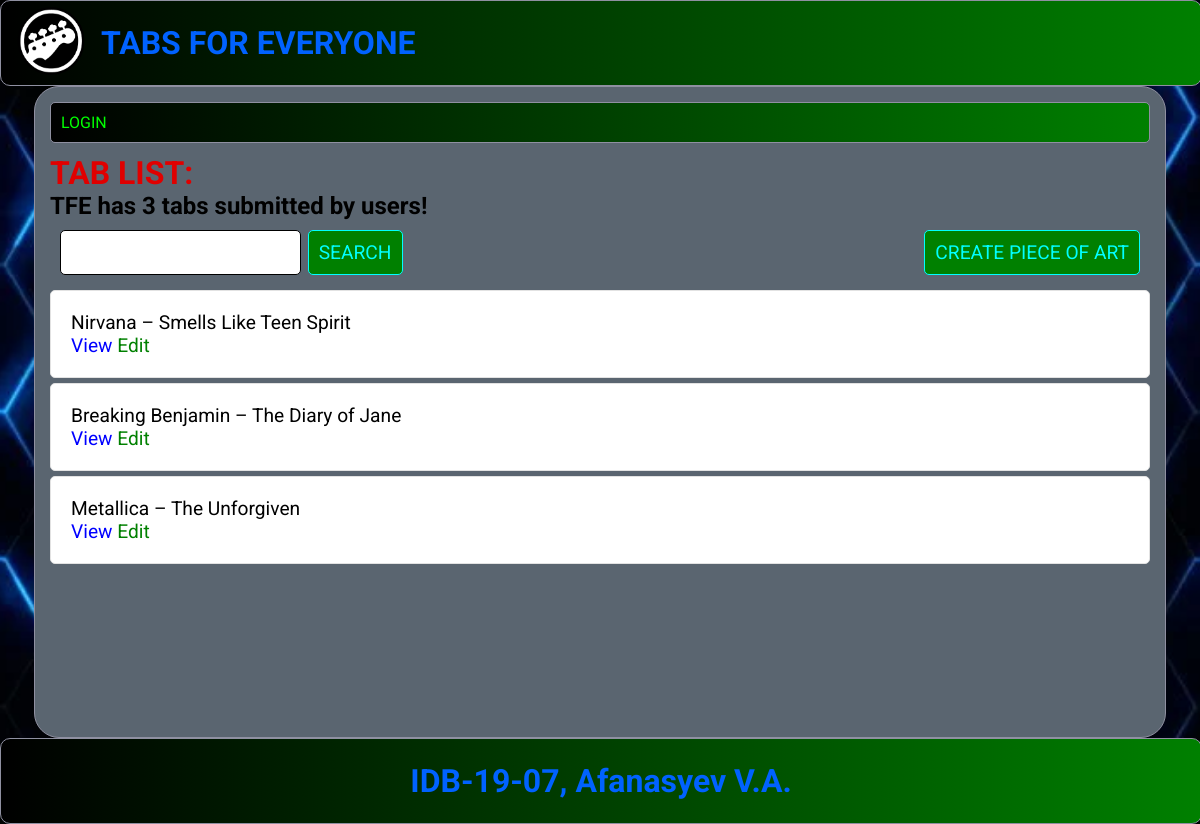
Before: / with the older database file.
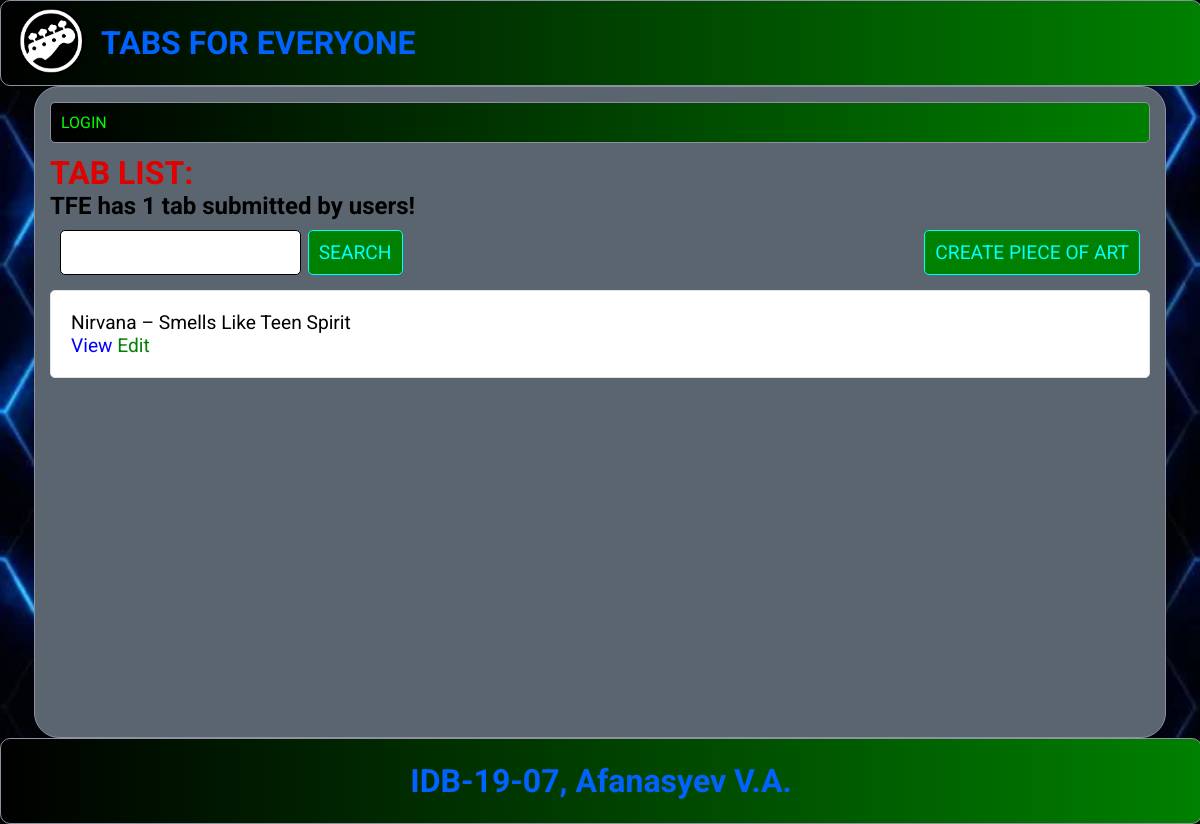
After: the same page with the newer database file.
### tfe/models.py (models this page shows, shortened)
class Tab(models.Model):
    user = models.ForeignKey(User, on_delete=models.CASCADE, null=True, blank=True)
    time = models.DateTimeField(auto_now_add=True)
    band = models.CharField(max_length=100)
    album = models.CharField(max_length=100, null=True)
    title = models.CharField(max_length=100)
    instrument = models.CharField(max_length=100)
    description = models.TextField(null=True, blank=True)
    tab_image = models.ImageField(upload_to='images/')
    audio_file = models.FileField()

### tfe/views.py (the view)
# urls.py: path('', TabList.as_view(), name='tabs'),
class TabList(ListView):
    model = Tab
    context_object_name = 'tabs'
    template_name = 'tfe/index.html'
    def get_context_data(self, *, object_list=None, **kwargs):
        context = super().get_context_data(**kwargs)
        context['tab_count'] = context['tabs'].count()
        title_search_input = self.request.GET.get('search_area') or ''
        if title_search_input:
            context['tabs'] = context['tabs'].filter(
                title__startswith=title_search_input,
            )
        context['title_search_input'] = title_search_input
        return context

### tfe/templates/tfe/index.html
{% extends 'tfe/main.html' %}
{% block content %}
    <div class="user-bar">
        {% if request.user.is_authenticated %}
            <p>YOU ARE LOGGED IN AS: {{ request.user }}</p>
            <a href="{% url 'tfe:logout' %}">LOGOUT</a>
        {% else %}
            <a href="{% url 'tfe:login' %}">LOGIN</a>
        {% endif %}
    </div>
    <h1 style="color: #e00000" class="tab-list-text">TAB LIST:</h1>
    {% if tab_count > 0 %}
        <h2>TFE has {{ tab_count }} tab{{ tab_count|pluralize:"s" }} submitted by users!</h2>
    {% endif %}
    <div class="search-create-wrapper">
        <form method="GET" class="search-area">
            <input type="text" name="search_area" value="{{ search_input }}">
            <input style="margin-left: 2%;" class="custom-button" type="submit" value="SEARCH">
        </form>
        <a class="custom-button" href="{% url 'tfe:tab_create' %}">CREATE PIECE OF ART</a>
    </div>
    <div class="tab-list-wrapper">
        {% for tab in tabs %}
            <div class="tab-wrapper">
                <div class="tab-band-title">
                    <p>{{ tab.band }} – {{ tab.title }}</p>
                    <a style="color: blue" href="{% url 'tfe:tab' tab.id %}">View</a>
                    <a style="color: green" href="{% url 'tfe:tab_update' tab.id %}">Edit</a>
                </div>
            </div>
            {% empty %}
                <h3>No tabs in list</h3>
        {% endfor %}
    </div>
{% endblock content %}

### tfe/templates/tfe/main.html (shortened to what this page needs)
<!DOCTYPE html>
<html>
<head>
	{% load static %}
	<link rel="stylesheet" type="text/css" href="{% static 'tfe/style.css' %}">
</head>
<body>
	<div class="wrapper">
		<div class="header-bar">
			<div>
				<a href="{% url 'tfe:tabs' %}">
					<img src="{% static 'tfe/images/bass_guitar_logo.png' %}" alt="logo" width="100px" height="100px">
				</a>
			</div>
			<h1 style="color: #0062ff;">TABS FOR EVERYONE</h1>
		</div>
		<div class="container">
			{% block content %}{% endblock content %}
		</div>
		<footer class="footer-bar">
			<div>
				<h1 style="color: #0062ff">IDB-19-07, Afanasyev V.A.</h1>
			</div>
		</footer>
	</div>
</body>
</html>

### tfe/static/tfe/style.css (style rules this page uses)
* { margin: 0; padding: 0; font-family: 'Roboto', sans-serif; text-decoration: none; }
html { height: 100%; }
body { height: 88%; overflow-x: hidden; background: url("images/bg_image.jpg") no-repeat center center fixed; -webkit-background-size: cover; -moz-background-size: cover; -o-background-size: cover; background-size: cover; }
input[type=text], input[type=password], textarea { border: 1px solid; border-radius: 5px; padding: 10px; font-size: 120%; }
a { color: lime; }
.wrapper { position: relative; height: 100%; }
.header-bar { position: relative; width: 100%; height: 12%; border: 1px solid #8f90a1; border-radius: 10px; background-color: white; display: flex; align-items: center; background: linear-gradient(90deg, black, green); }
.container { position: relative; max-width: 1100px; min-height: 88%; margin: auto; padding: 15px; border: 1px solid #8f90a1; border-radius: 25px; background-color: #5a6570; }
.footer-bar { position: relative; width: 100%; height: 12%; border-radius: 10px; border: 1px solid #8f90a1; background-color: white; display: flex; justify-content: space-around; align-items: center; background: linear-gradient(90deg, black, green); }
.user-bar { display: flex; justify-content: space-between; color: lime; padding: 10px; border-radius: 5px; border: 1px solid #8f90a1; background: linear-gradient(90deg, black, green); }
.tab-list-text { margin-top: 1%; }
.search-create-wrapper { display: flex; justify-content: space-between; align-items: center; padding: 10px; }
.search-area { display: flex; }
.custom-button { background-color: green; border: 1px solid; border-radius: 5px; color: aqua; padding: 10px; cursor: pointer; font-size: 120%; }
.tab-wrapper { display: flex; justify-content: space-between; align-items: center; padding: 20px; background-color: white; border: 1px solid rgb(226, 226, 226); border-radius: 5px; margin-top: 5px; }
.tab-band-title { font-size: 120%; }

Changed rows visible on the page:
removed Tab: band "Breaking Benjamin", title "The Diary of Jane"
removed Tab: band "Metallica", title "The Unforgiven"
Other visible differences:
{{ tab_count }}: "3" → "1"
